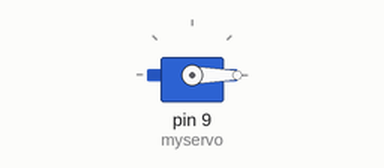
Simulated run of this sketch. Board: Arduino Uno, built with avr-gcc and run on an emulated ATmega328P. Parts: servo.

Above: at 0.05 s.
Timing chart, 0 to 4.6 s (numbered marks = the images above):
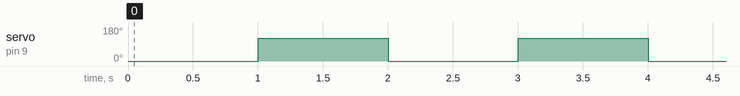

Measured:
- by itself, servo on pin 9 (myservo): alternates 120° for 1.0 s and 0° for 1.0 s

The sketch:

17_SERVO_ANGLE.ino
```cpp
#include <Servo.h>

Servo myservo;
int pos = 0;
void setup() {
  myservo.attach(9);
}

void loop()
{
    myservo.write(0);
    delay(1000);
    myservo.write(120);
    delay(1000);


}
```
